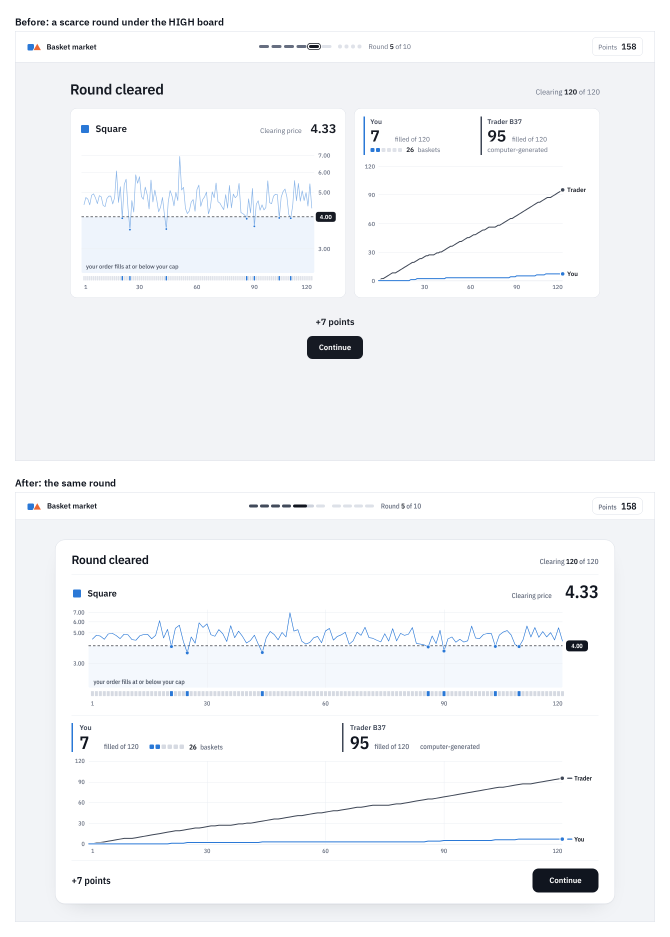
#> input picture records/ui_I046_clearing_full.png, 1340 x 1874 px (shown at 1/2 size)
$ python mark_contrast.py ../../records
#> lines starting #> are read from the running program, lines starting #| are printed output that depends on the picture; after the words box and inside, x2 and y2 are one past the last pixel; in counts of white or black regions, pixels touching at a corner belong together
"""Where the goods' colours stand, read from screenshots (KGi-DISS-I046, gate G11).

The rule of the interface: a good's colour is drawn at full strength on white or on the good's own
tint, where it keeps 3:1 against the ground. Triangle's orange has 3.2:1 on white, so a slightly
darker ground (a grey panel, a stronger tint) already breaks the rule. Since KGi-DISS-I047 a
session may draw both goods' price lines: the line of the good that was not ordered then crosses
the fill zone, which carries the ordered good's tint. Triangle's orange on Square's tint has
3.001:1: at the floor, and reported here like every other ground.

For every pixel in a good's exact colour, this finds the flat light colour that surrounds it (the
ground it stands on) and prints, per ground, how many screenshots and pixels it was found on and
the contrast of the good's colour against it. Exit status 1 if a ground gives less than --min.
A mark drawn fainter than its colour (an opacity below 1) has no pixel in the exact colour and is
not seen here: the style test (analysis/tests/test_market_ui_I046.py) forbids that.

    python tools/browser_run.py --shots DIR          # screenshots first (server must be up)
    python tools/mark_contrast.py DIR [--min 3.0]

Needs numpy and Pillow (not part of the server's runtime).
"""
import argparse
import collections
import glob
import os
import sys

import numpy as np
from PIL import Image

GOODS = dict(Square=(0x2a, 0x78, 0xd6), Triangle=(0xeb, 0x68, 0x34))
REACH = 6           # CSS px around a pixel in which its ground is looked for (times the screenshot's scale)
# screenshots of browser_run.py: the window widths it plays, and the scale each is photographed at. A reach left at
# 6 device px on a 3x picture takes a 3 px hairline for the ground of a line that crosses it (seen in I047)
SCALE = {1080: 3, 780: 2, 750: 2, 824: 2, 860: 2, 640: 2}


def scale_of(width):
    """device pixels per CSS pixel of a screenshot of this width (1 for a width the runner does not photograph larger)"""
    return SCALE.get(width, 1)


def _lin(c):
    c = c / 255
    return c / 12.92 if c <= 0.04045 else ((c + 0.055) / 1.055) ** 2.4


def luminance(rgb):
    return 0.2126 * _lin(rgb[0]) + 0.7152 * _lin(rgb[1]) + 0.0722 * _lin(rgb[2])


def contrast(a, b):
    hi, lo = sorted((luminance(a), luminance(b)), reverse=True)
    return (hi + 0.05) / (lo + 0.05)


def _box(mask, r):
    """number of set pixels in the (2r+1)-square around every pixel"""
    c = np.pad(mask.astype(np.int32), ((r + 1, r), (r + 1, r))).cumsum(0).cumsum(1)
    n = 2 * r + 1
    return c[n:, n:] - c[:-n, n:] - c[n:, :-n] + c[:-n, :-n]


def grounds(path, reach=REACH):
    """{good: {ground colour: number of the good's pixels standing on it}} for one screenshot"""
    im = np.asarray(Image.open(path).convert('RGB')).astype(np.uint32)
    code = (im[..., 0] << 16) | (im[..., 1] << 8) | im[..., 2]
    values, counts = np.unique(code, return_counts=True)
    floor = max(400, int(0.0004 * code.size))
    flat = [(int(v), int(n)) for v, n in zip(values, counts) if n >= floor]
    flat = [v for v, _ in flat if luminance(((v >> 16) & 255, (v >> 8) & 255, v & 255)) >= 0.80]   # light surfaces only
    out = {}
    for good, rgb in GOODS.items():
        mark = code == ((rgb[0] << 16) | (rgb[1] << 8) | rgb[2])
        if not mark.any() or not flat:
            continue
        rows, cols = np.flatnonzero(mark.any(1)), np.flatnonzero(mark.any(0))           # work inside the marks' bounding box
        y0, y1 = max(0, rows[0] - reach), min(code.shape[0], rows[-1] + reach + 1)
        x0, x1 = max(0, cols[0] - reach), min(code.shape[1], cols[-1] + reach + 1)
        part, mark = code[y0:y1, x0:x1], mark[y0:y1, x0:x1]
        near = np.stack([_box(part == v, reach)[mark] for v in flat])        # candidates x marked pixels
        best, most = near.argmax(0), near.max(0)
        tally = collections.Counter(flat[int(i)] for i, m in zip(best, most) if m >= 4)   # inside a shape: no ground in reach
        out[good] = {((v >> 16) & 255, (v >> 8) & 255, v & 255): n for v, n in tally.items()}
    return out


def main():
    ap = argparse.ArgumentParser()
    ap.add_argument('shots', help='directory of screenshots written by browser_run.py --shots')
    ap.add_argument('--min', type=float, default=3.0, help='least contrast a good\'s colour may have against its ground')
    ap.add_argument('--least', type=int, default=30, help='pixels of a good on a ground, in one screenshot, below which it is ignored')
    a = ap.parse_args()
    files = sorted(glob.glob(os.path.join(a.shots, '*.png')))
    if not files:
        sys.exit(f'no screenshots in {a.shots}')
    found = collections.defaultdict(lambda: dict(files=set(), pixels=0))
    for f in files:
        scale = scale_of(Image.open(f).width)                       # the phone sessions are photographed at 2x or 3x
#> scale = 1
        for good, by_ground in grounds(f, REACH * scale).items():
#> in grounds, `values, counts = np.unique(code, return_counts=True)`: values = 3167 values from 988707 to 16777215; counts = 3167 values, max 1436848 at index 3166, min 1 at index 0, mean 792.9
#> in grounds, `flat = [(int(v), int(n)) for v, n in zip(values, counts) if n >= floor]`: flat = 40 pairs, first value 1053983 to 16777215, second value 1021 to 1436848
#> in grounds, `flat = [v for v, _ in flat if luminance(((v >> 16) & 255, (v >> 8) & 2..`: flat = 28 values from 15067371 to 16777215
#> the loop in grounds, `for good, rgb in GOODS.items():` made 2 passes
#> (y0, y1, x0, x1, tally) on pass 1: (82, 1694, 49, 1150, {16777215: 3787, 15660284: 44, 16054525: 128})
#> (cols, y0, y1, x0, x1, tally) on pass 2: ([68, 69, 70, 71, 72, 73, 74, 75, 76, 77, 78, 79, 80], 83, 1025, 62, 87, {16777215: 150})
#> pass 1, in grounds, `mark = code == ((rgb[0] << 16) | (rgb[1] << 8) | rgb[2])`:
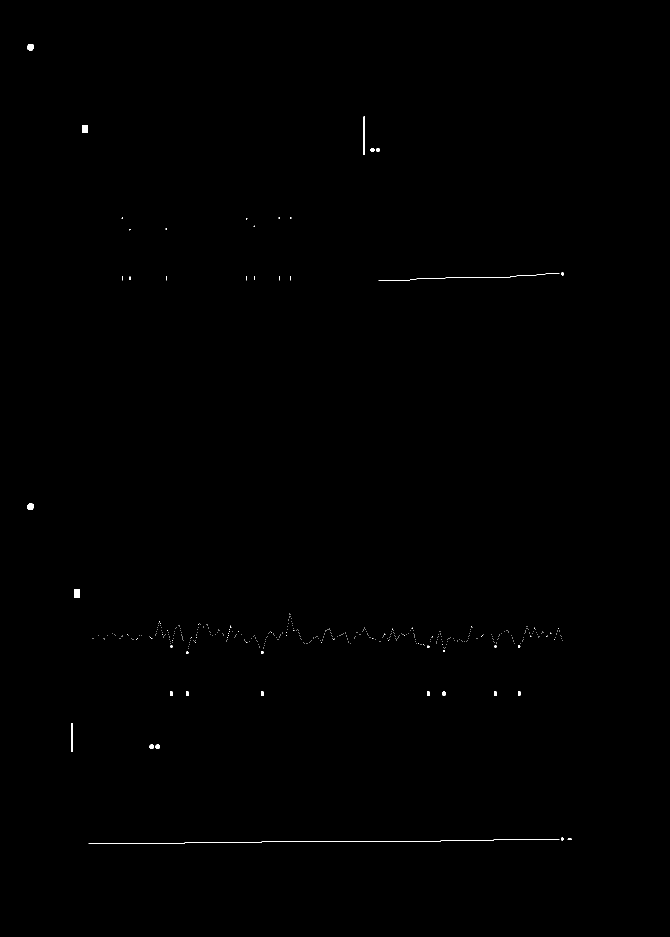
#> mark: shape (1874, 1340) bool (shown at 1/2 size); 0.16% white; 430 white regions (406 under 20 px), largest, box (x1, y1, x2, y2) and area: (177, 1678, 1119, 1688) 1185, (757, 547, 1119, 562) 366, (727, 233, 730, 310) 231
#> pass 1, in grounds, `part, mark = code[y0:y1, x0:x1], mark[y0:y1, x0:x1]`:
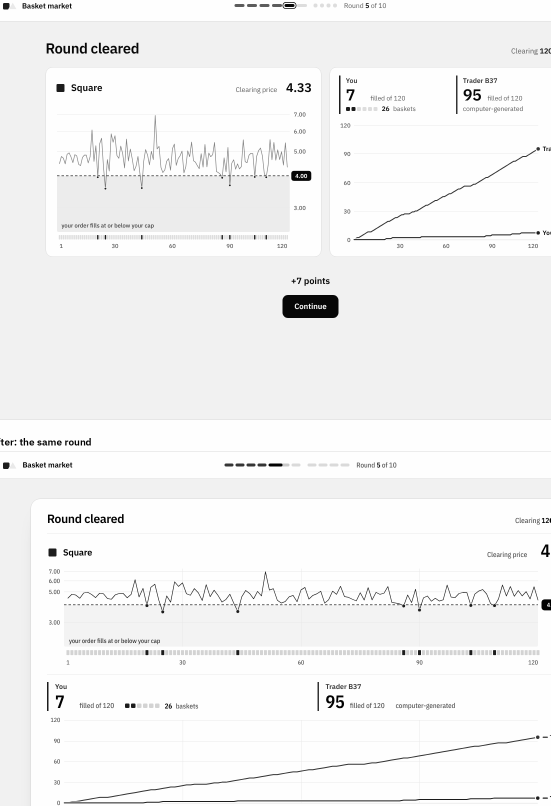
#> part: shape (1612, 1101) uint32 (shown at 1/2 size); min 988707, max 16777215, mean 16128764.8; drawn with min black and max white
#> pass 1, in grounds, `part, mark = code[y0:y1, x0:x1], mark[y0:y1, x0:x1]`:
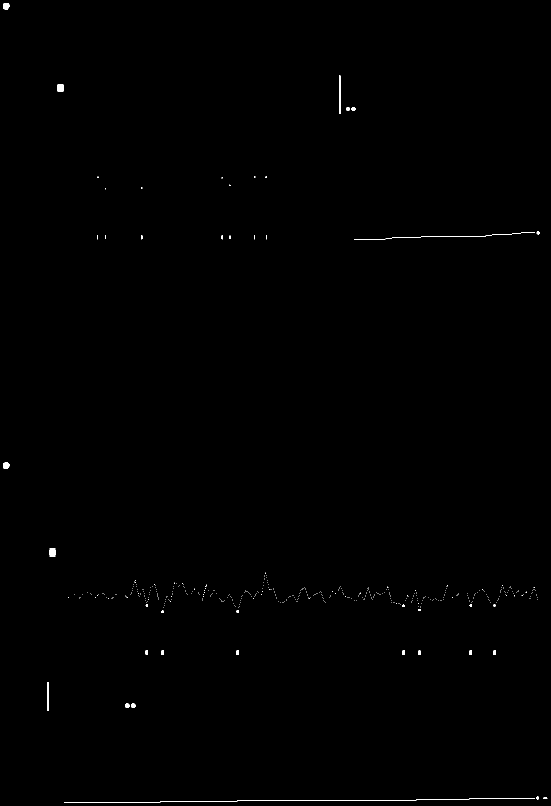
#> mark: shape (1612, 1101) bool (shown at 1/2 size); 0.22% white; 430 white regions (406 under 20 px), largest, box (x1, y1, x2, y2) and area: (128, 1596, 1070, 1606) 1185, (708, 465, 1070, 480) 366, (678, 151, 681, 228) 231
#> pass 1, in _box, `c = np.pad(mask.astype(np.int32), ((r + 1, r), (r + 1, r))).cumsum(0)...`:
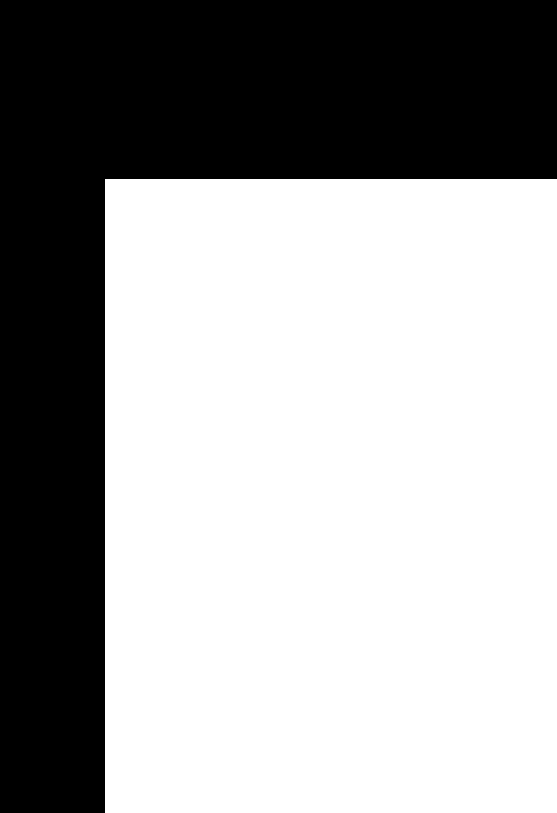
#> c: shape (1625, 1114) int64 (shown at 1/2 size); values 0 (black) and 1 (white), 63.3% white; 1 black region, box (x1, y1, x2, y2) and area: (0, 0, 1114, 1625) 664882
#> after the loop in grounds, `for good, rgb in GOODS.items():`: out = 2 items
            for ground, n in by_ground.items():
                if n >= a.least:
                    found[(good, ground)]['files'].add(os.path.basename(f))
                    found[(good, ground)]['pixels'] += n
#> this loop made 3 passes
#> (ground, n) on passes 1 to 3: ((255, 255, 255), 3787), ((238, 244, 252), 44), ((244, 248, 253), 128)
#> after the loop, found = 3 items
#> pass 2 of the loop in main, `for f in files:`:
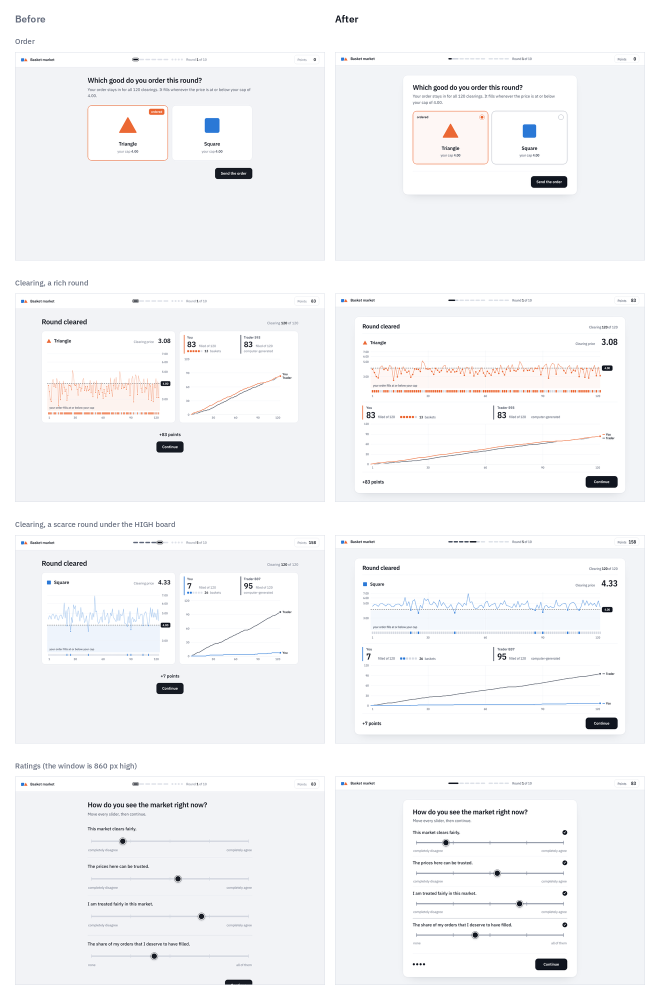
#> input picture records/ui_I046_goods_market.png, 1320 x 2002 px (shown at 1/2 size)
#> im: shape (2002, 1320, 3) uint32
#> code: shape (2002, 1320) uint32
#> values = 11066 values from 0 to 16777215; counts = 11066 values, max 1297715 at index 11065, min 1 at index 12, mean 238.8
#> in grounds (call 2), `flat = [(int(v), int(n)) for v, n in zip(values, counts) if n >= floor]`: flat = 58 pairs, first value 1053983 to 16777215, second value 1074 to 1297715
#> in grounds (call 2), `flat = [v for v, _ in flat if luminance(((v >> 16) & 255, (v >> 8) & 2..`: flat = 53 values from 15067371 to 16777215
#> the loop in grounds (call 2), `for good, rgb in GOODS.items():` made 2 passes
#> (y0, y1, x0, x1, tally) on passes 1 to 2: (112, 1575, 39, 1141, {16777215: 438, 16711423: 31, 16054525: 2}), (214, 840, 93, 1206, {16777215: 300, 16709621: 124, 16643055: 1})
#> pass 1, in grounds (call 2), `mark = code == ((rgb[0] << 16) | (rgb[1] << 8) | rgb[2])`:
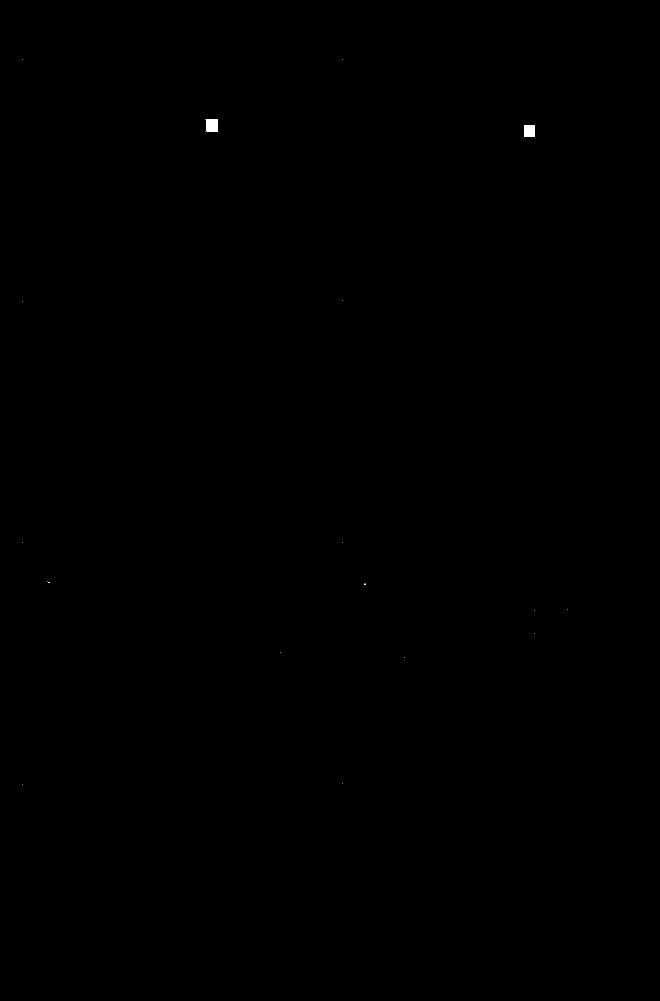
#> mark: shape (2002, 1320) bool (shown at 1/2 size); 0.04% white; 19 white regions (17 under 20 px), largest, box (x1, y1, x2, y2) and area: (411, 238, 436, 263) 576, (1048, 251, 1070, 273) 484
#> pass 1, in _box (call 57), `c = np.pad(mask.astype(np.int32), ((r + 1, r), (r + 1, r))).cumsum(0)...`:
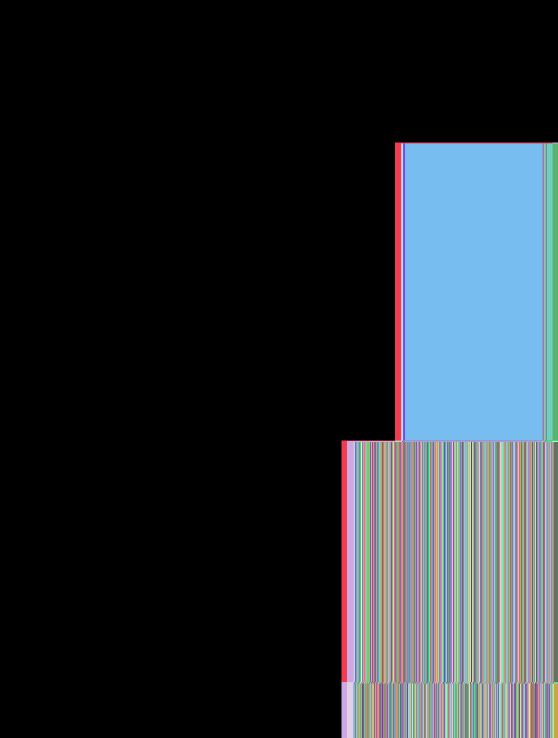
#> c: shape (1476, 1115) int64 (shown at 1/2 size); 620 distinct labels, from 0 to 824; one colour per label, 0 black
    bad = 0
    print(f'{len(files)} screenshots; a good\'s colour against each ground it stands on (least allowed {a.min}):')
    for (good, ground), v in sorted(found.items(), key=lambda x: (x[0][0], -x[1]['pixels'])):
        c = contrast(GOODS[good], ground)
        low = c < a.min
        bad += low
        eg = sorted(v['files'])[0]
        print(f"  {good:<8} on #{ground[0]:02x}{ground[1]:02x}{ground[2]:02x}  {c:5.2f}:1  {len(v['files']):>3} screenshots  {v['pixels']:>8} px  "
              f"{'BELOW  e.g. ' + eg if low else ''}")
    print('MARK CONTRAST', 'FAIL' if bad else 'PASS')
    sys.exit(1 if bad else 0)
#> (the program exits here)
